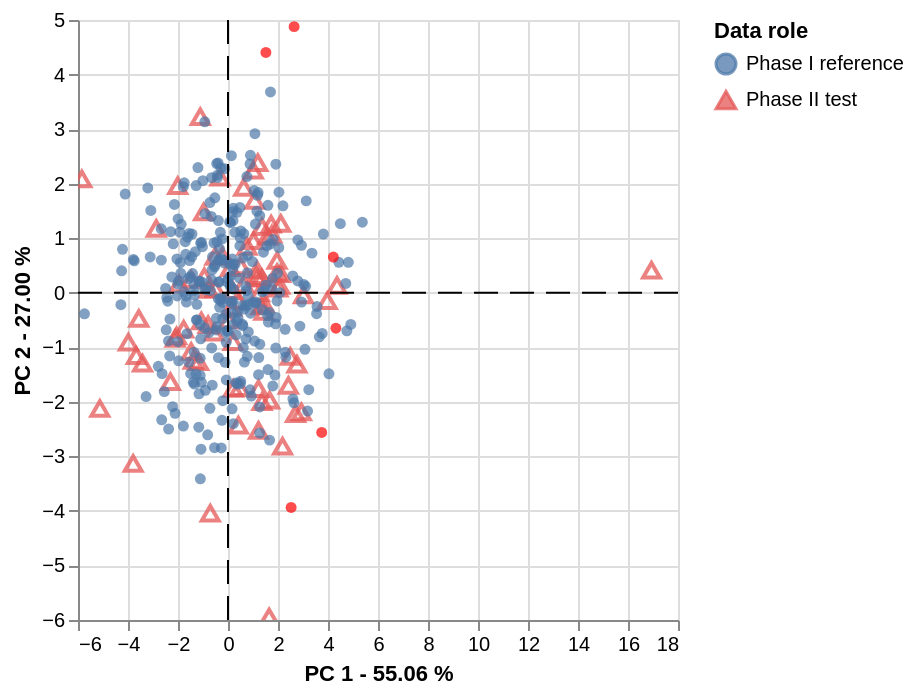

Here is the notebook cell this chart was saved with:
### Markdown cell above
## 3. Visualize the latent structure and control charts

The score plot overlays Phase-II observations on the Phase-I model. Use it to see clusters, shifts, and unusual trajectories; do not infer root cause from position alone. The next two charts show the Phase-II T² and SPE series against their respective control limits.

### Code cell
# Interactive Phase-I/II charts. In a notebook, leave each expression as
# the last item in the cell to render it.
model.biplot(1, 2, test_set=phase_ii)

### Figure 1 — Vega-Lite specification as saved in the notebook (floating-point values rounded to 4 significant figures; data arrays with more than 128 entries replaced by an {"elided": "..."} marker saying what was removed)
{"config": {"view": {"continuousWidth": 300, "continuousHeight": 300}}, "layer": [{"data": {"name": "data-d49fbbb3e099782de9bb9fbde6075e3e"}, "mark": {"type": "point", "color": "#E45756", "opacity": 0.75, "size": 70}, "encoding": {"color": {"field": "Data role", "legend": {"title": "Data role"}, "scale": {"domain": ["Phase I reference", "Phase II test"], "range": ["#4C78A8", "#E45756"]}, "type": "nominal"}, "shape": {"field": "Data role", "legend": {"title": "Data role"}, "scale": {"domain": ["Phase I reference", "Phase II test"], "range": ["circle", "triangle-up"]}, "type": "nominal"}, "tooltip": [{"field": "index", "type": "quantitative"}, {"field": "PC_1", "type": "quantitative"}, {"field": "PC_2", "type": "quantitative"}, {"field": "Data role", "title": "Data role", "type": "nominal"}], "x": {"field": "PC_1", "type": "quantitative"}, "y": {"field": "PC_2", "type": "quantitative"}}, "name": "view_76a21ef4127f1974_0"}, {"data": {"name": "data-8387ba69539b91bb4a53bff8fa91453b"}, "mark": {"type": "circle"}, "encoding": {"color": {"field": "Data role", "legend": {"title": "Data role"}, "scale": {"domain": ["Phase I reference", "Phase II test"], "range": ["#4C78A8", "#E45756"]}, "type": "nominal"}, "shape": {"field": "Data role", "legend": {"title": "Data role"}, "scale": {"domain": ["Phase I reference", "Phase II test"], "range": ["circle", "triangle-up"]}, "type": "nominal"}, "tooltip": [{"field": "index", "type": "quantitative"}, {"field": "PC_1", "type": "quantitative"}, {"field": "PC_2", "type": "quantitative"}, {"field": "Data role", "title": "Data role", "type": "nominal"}], "x": {"field": "PC_1", "title": "PC 1 - 55.06 %", "type": "quantitative"}, "y": {"field": "PC_2", "title": "PC 2 - 27.00 %", "type": "quantitative"}}}, {"data": {"name": "data-83cce7bcaf386b97bc05932961d213f1"}, "mark": {"type": "circle", "color": "red"}, "encoding": {"tooltip": [{"field": "variable", "type": "nominal"}, {"field": "PC_1", "type": "quantitative"}, {"field": "PC_2", "type": "quantitative"}], "x": {"field": "PC_1", "type": "quantitative"}, "y": {"field": "PC_2", "type": "quantitative"}}}, {"data": {"name": "data-d285a7403ed98ae579761d64a864032b"}, "mark": {"type": "rule", "strokeDash": [12, 6]}, "encoding": {"x": {"field": "x", "type": "quantitative"}}}, {"data": {"name": "data-a0a55d106695e8d630baff0f16eee66d"}, "mark": {"type": "rule", "strokeDash": [12, 6]}, "encoding": {"y": {"field": "y", "type": "quantitative"}}}], "params": [{"name": "param_1e9efca18e7a2868", "select": {"type": "interval", "encodings": ["x", "y"]}, "bind": "scales", "views": ["view_76a21ef4127f1974_0"]}], "$schema": "https://vega.github.io/schema/vega-lite/v6.4.1.json", "datasets": {"data-d49fbbb3e099782de9bb9fbde6075e3e": [{"index": 0, "PC_1": -2.112, "PC_2": -0.8401, "PC_3": 1.137, "Data role": "Phase II test"}, {"index": 1, "PC_1": -0.948, "PC_2": 0.294, "PC_3": -1.176, "Data role": "Phase II test"}, {"index": 2, "PC_1": -1.067, "PC_2": -0.5185, "PC_3": 0.595, "Data role": "Phase II test"}, {"index": 3, "PC_1": 16.94, "PC_2": 0.4127, "PC_3": -5.662, "Data role": "Phase II test"}, {"index": 4, "PC_1": -3.568, "PC_2": -0.4705, "PC_3": -1.44, "Data role": "Phase II test"}, {"index": 5, "PC_1": -0.9771, "PC_2": 1.481, "PC_3": 0.4719, "Data role": "Phase II test"}, {"index": 6, "PC_1": 2.49, "PC_2": -1.168, "PC_3": 0.1841, "Data role": "Phase II test"}, {"index": 7, "PC_1": 0.5036, "PC_2": 0.4885, "PC_3": 1.636, "Data role": "Phase II test"}, {"index": 8, "PC_1": 0.4135, "PC_2": -2.429, "PC_3": 1.268, "Data role": "Phase II test"}, {"index": 9, "PC_1": 1.645, "PC_2": -5.943, "PC_3": 6.016, "Data role": "Phase II test"}, {"index": 10, "PC_1": 1.959, "PC_2": 0.365, "PC_3": 0.2467, "Data role": "Phase II test"}, {"index": 11, "PC_1": 0.02406, "PC_2": -0.4988, "PC_3": 0.644, "Data role": "Phase II test"}, {"index": 12, "PC_1": 2.936, "PC_2": -2.185, "PC_3": -0.165, "Data role": "Phase II test"}, {"index": 13, "PC_1": 1.017, "PC_2": 0.9514, "PC_3": -1.172, "Data role": "Phase II test"}, {"index": 14, "PC_1": -0.2281, "PC_2": 0.6749, "PC_3": -0.6278, "Data role": "Phase II test"}, {"index": 15, "PC_1": 2.756, "PC_2": -1.31, "PC_3": 0.4814, "Data role": "Phase II test"}, {"index": 16, "PC_1": -3.987, "PC_2": -0.9074, "PC_3": -1.339, "Data role": "Phase II test"}, {"index": 17, "PC_1": 0.2039, "PC_2": -0.8985, "PC_3": -1.341, "Data role": "Phase II test"}, {"index": 18, "PC_1": 1.193, "PC_2": 2.381, "PC_3": -0.8462, "Data role": "Phase II test"}, {"index": 19, "PC_1": 2.102, "PC_2": 0.3496, "PC_3": -0.6439, "Data role": "Phase II test"}, {"index": 20, "PC_1": -2.303, "PC_2": -1.632, "PC_3": 0.2551, "Data role": "Phase II test"}, {"index": 21, "PC_1": -0.7942, "PC_2": -0.5871, "PC_3": -1.149, "Data role": "Phase II test"}, {"index": 22, "PC_1": -1.469, "PC_2": 0.2431, "PC_3": 1.163, "Data role": "Phase II test"}, {"index": 23, "PC_1": 0.7633, "PC_2": 0.8491, "PC_3": -0.7019, "Data role": "Phase II test"}, {"index": 24, "PC_1": 2.416, "PC_2": -1.699, "PC_3": -0.7171, "Data role": "Phase II test"}, {"index": 25, "PC_1": -1.474, "PC_2": -1.078, "PC_3": -0.774, "Data role": "Phase II test"}, {"index": 26, "PC_1": 1.36, "PC_2": 1.208, "PC_3": 0.1676, "Data role": "Phase II test"}, {"index": 27, "PC_1": -5.845, "PC_2": 2.084, "PC_3": -0.2579, "Data role": "Phase II test"}, {"index": 28, "PC_1": 3.019, "PC_2": -0.04208, "PC_3": -1.015, "Data role": "Phase II test"}, {"index": 29, "PC_1": 1.319, "PC_2": -0.2446, "PC_3": -0.9874, "Data role": "Phase II test"}, {"index": 30, "PC_1": -0.5054, "PC_2": 0.07067, "PC_3": 0.09078, "Data role": "Phase II test"}, {"index": 31, "PC_1": -0.7098, "PC_2": -4.045, "PC_3": -0.9584, "Data role": "Phase II test"}, {"index": 32, "PC_1": -1.109, "PC_2": 3.225, "PC_3": 2.058, "Data role": "Phase II test"}, {"index": 33, "PC_1": 1.997, "PC_2": 0.08098, "PC_3": 0.08071, "Data role": "Phase II test"}, {"index": 34, "PC_1": -0.5203, "PC_2": 0.6645, "PC_3": 1.376, "Data role": "Phase II test"}, {"index": 35, "PC_1": 1.162, "PC_2": 0.4147, "PC_3": 0.8845, "Data role": "Phase II test"}, {"index": 36, "PC_1": 0.2076, "PC_2": -1.757, "PC_3": 0.2778, "Data role": "Phase II test"}, {"index": 37, "PC_1": 2.701, "PC_2": -2.219, "PC_3": -0.1239, "Data role": "Phase II test"}, {"index": 38, "PC_1": 1.188, "PC_2": 0.2678, "PC_3": 0.7422, "Data role": "Phase II test"}, {"index": 39, "PC_1": -0.7667, "PC_2": 0.0596, "PC_3": 1.424, "Data role": "Phase II test"}, {"index": 40, "PC_1": 1.725, "PC_2": 1.254, "PC_3": -1.512, "Data role": "Phase II test"}, {"index": 41, "PC_1": 0.1449, "PC_2": -0.2665, "PC_3": -0.237, "Data role": "Phase II test"}, {"index": 42, "PC_1": 1.663, "PC_2": -1.973, "PC_3": -0.3906, "Data role": "Phase II test"}, {"index": 43, "PC_1": 1.219, "PC_2": -1.762, "PC_3": 0.4488, "Data role": "Phase II test"}, {"index": 44, "PC_1": -2.87, "PC_2": 1.179, "PC_3": -1.95, "Data role": "Phase II test"}, {"index": 45, "PC_1": 1.435, "PC_2": -0.3453, "PC_3": -1.034, "Data role": "Phase II test"}, {"index": 46, "PC_1": 2.181, "PC_2": -2.813, "PC_3": -0.5657, "Data role": "Phase II test"}, {"index": 47, "PC_1": 1.22, "PC_2": -2.525, "PC_3": -0.7405, "Data role": "Phase II test"}, {"index": 48, "PC_1": -1.773, "PC_2": -0.6684, "PC_3": -1.256, "Data role": "Phase II test"}, {"index": 49, "PC_1": 0.6269, "PC_2": 1.928, "PC_3": -1.016, "Data role": "Phase II test"}, {"index": 50, "PC_1": 0.6337, "PC_2": 0.1615, "PC_3": 2.775, "Data role": "Phase II test"}, {"index": 51, "PC_1": -3.668, "PC_2": -1.155, "PC_3": -0.4965, "Data role": "Phase II test"}, {"index": 52, "PC_1": -2.012, "PC_2": 1.959, "PC_3": -0.09842, "Data role": "Phase II test"}, {"index": 53, "PC_1": 4.359, "PC_2": 0.1308, "PC_3": -0.1233, "Data role": "Phase II test"}, {"index": 54, "PC_1": -0.5562, "PC_2": -0.7244, "PC_3": -1.671, "Data role": "Phase II test"}, {"index": 55, "PC_1": 2.112, "PC_2": 1.267, "PC_3": 0.1786, "Data role": "Phase II test"}, {"index": 56, "PC_1": 0.1985, "PC_2": 0.0384, "PC_3": 0.164, "Data role": "Phase II test"}, {"index": 57, "PC_1": -1.96, "PC_2": 0.1588, "PC_3": 0.8979, "Data role": "Phase II test"}, {"index": 58, "PC_1": -3.793, "PC_2": -3.13, "PC_3": 0.0007667, "Data role": "Phase II test"}, {"index": 59, "PC_1": -5.127, "PC_2": -2.124, "PC_3": -0.9824, "Data role": "Phase II test"}, {"index": 60, "PC_1": 0.3837, "PC_2": -0.139, "PC_3": -0.158, "Data role": "Phase II test"}, {"index": 61, "PC_1": 3.97, "PC_2": -0.1486, "PC_3": 0.535, "Data role": "Phase II test"}, {"index": 62, "PC_1": 1.962, "PC_2": 0.5885, "PC_3": 1.553, "Data role": "Phase II test"}, {"index": 63, "PC_1": 2.072, "PC_2": 0.1304, "PC_3": -2.435, "Data role": "Phase II test"}, {"index": 64, "PC_1": 1.751, "PC_2": 1.072, "PC_3": 1.598, "Data role": "Phase II test"}, {"index": 65, "PC_1": 1.446, "PC_2": -0.2051, "PC_3": 1.384, "Data role": "Phase II test"}, {"index": 66, "PC_1": 1.134, "PC_2": 0.3114, "PC_3": 0.8025, "Data role": "Phase II test"}, {"index": 67, "PC_1": 1.356, "PC_2": -1.997, "PC_3": 2.192, "Data role": "Phase II test"}, {"index": 68, "PC_1": -1.391, "PC_2": -1.243, "PC_3": -0.2381, "Data role": "Phase II test"}, {"index": 69, "PC_1": 0.09566, "PC_2": 0.4561, "PC_3": -0.2622, "Data role": "Phase II test"}, {"index": 70, "PC_1": 1.012, "PC_2": 2.243, "PC_3": -0.3476, "Data role": "Phase II test"}, {"index": 71, "PC_1": -0.3198, "PC_2": 2.119, "PC_3": -0.7474, "Data role": "Phase II test"}, {"index": 72, "PC_1": -2.055, "PC_2": -0.7952, "PC_3": 0.4777, "Data role": "Phase II test"}, {"index": 73, "PC_1": 0.46, "PC_2": -1.743, "PC_3": -1.499, "Data role": "Phase II test"}, {"index": 74, "PC_1": -3.421, "PC_2": -1.293, "PC_3": -1.0, "Data role": "Phase II test"}, {"index": 75, "PC_1": 1.259, "PC_2": -0.005085, "PC_3": -0.3911, "Data role": "Phase II test"}, {"index": 76, "PC_1": 1.353, "PC_2": 0.2716, "PC_3": 0.02203, "Data role": "Phase II test"}, {"index": 77, "PC_1": 1.064, "PC_2": 1.691, "PC_3": -3.445, "Data role": "Phase II test"}, {"index": 78, "PC_1": 1.574, "PC_2": 1.03, "PC_3": 0.1959, "Data role": "Phase II test"}, {"index": 79, "PC_1": -1.175, "PC_2": -1.267, "PC_3": 0.05484, "Data role": "Phase II test"}], "data-8387ba69539b91bb4a53bff8fa91453b": {"elided": "291 records"}, "data-83cce7bcaf386b97bc05932961d213f1": [{"variable": "temperature", "PC_1": 4.214, "PC_2": 0.6543, "PC_3": -2.48}, {"variable": "pressure", "PC_1": 3.748, "PC_2": -2.561, "PC_3": -2.891}, {"variable": "flow", "PC_1": 2.645, "PC_2": 4.879, "PC_3": -2.003}, {"variable": "level", "PC_1": 1.516, "PC_2": 4.405, "PC_3": 5.043}, {"variable": "vibration", "PC_1": 2.525, "PC_2": -3.936, "PC_3": 4.323}, {"variable": "power", "PC_1": 4.316, "PC_2": -0.6496, "PC_3": 1.86}], "data-d285a7403ed98ae579761d64a864032b": [{"x": 0}], "data-a0a55d106695e8d630baff0f16eee66d": [{"y": 0}]}}
